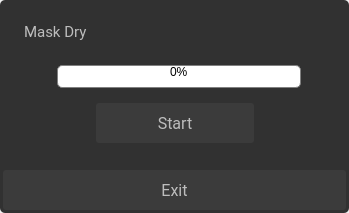
<?xml version="1.0" encoding="UTF-8"?>
<ui version="4.0">
 <class>MaskDryOptionsBasic</class>
 <widget class="QDialog" name="MaskDryOptionsBasic">
  <property name="geometry">
   <rect>
    <x>0</x>
    <y>0</y>
    <width>349</width>
    <height>213</height>
   </rect>
  </property>
  <property name="windowTitle">
   <string>Dialog</string>
  </property>
  <property name="styleSheet">
   <string notr="true"/>
  </property>
  <widget class="QLabel" name="maskDryTitle">
   <property name="geometry">
    <rect>
     <x>24</x>
     <y>16</y>
     <width>161</width>
     <height>31</height>
    </rect>
   </property>
   <property name="font">
    <font>
     <family>Roboto</family>
     <pointsize>11</pointsize>
    </font>
   </property>
   <property name="styleSheet">
    <string notr="true">color:#BDBDBD</string>
   </property>
   <property name="text">
    <string>Mask Dry</string>
   </property>
  </widget>
  <widget class="QPushButton" name="maskDryCancel">
   <property name="geometry">
    <rect>
     <x>3</x>
     <y>170</y>
     <width>343</width>
     <height>40</height>
    </rect>
   </property>
   <property name="font">
    <font>
     <family>Roboto</family>
     <pointsize>12</pointsize>
    </font>
   </property>
   <property name="focusPolicy">
    <enum>Qt::NoFocus</enum>
   </property>
   <property name="styleSheet">
    <string notr="true">QPushButton {
background-color:#3B3B3B;
color:#BDBDBD;
border:none;
border-radius:3px;
}
QPushButton:pressed {
background-color:#606060;
color:#BDBDBD;
border:none;
border-radius:3px;
}
</string>
   </property>
   <property name="text">
    <string>Exit</string>
   </property>
  </widget>
  <widget class="QPushButton" name="maskDryTestStartStop">
   <property name="geometry">
    <rect>
     <x>96</x>
     <y>103</y>
     <width>158</width>
     <height>40</height>
    </rect>
   </property>
   <property name="font">
    <font>
     <family>Roboto</family>
     <pointsize>12</pointsize>
    </font>
   </property>
   <property name="focusPolicy">
    <enum>Qt::NoFocus</enum>
   </property>
   <property name="styleSheet">
    <string notr="true">QPushButton {
background-color:#3B3B3B;
color:#BDBDBD;
border:none;
border-radius:3px;
}
QPushButton:pressed {
background-color:#606060;
color:#BDBDBD;
border:none;
border-radius:3px;
}
</string>
   </property>
   <property name="text">
    <string>Start</string>
   </property>
  </widget>
  <widget class="QWidget" name="spinnerParent" native="true">
   <property name="geometry">
    <rect>
     <x>145</x>
     <y>30</y>
     <width>60</width>
     <height>60</height>
    </rect>
   </property>
  </widget>
  <widget class="QFrame" name="frame">
   <property name="geometry">
    <rect>
     <x>0</x>
     <y>0</y>
     <width>349</width>
     <height>213</height>
    </rect>
   </property>
   <property name="styleSheet">
    <string notr="true">background-color: rgb(49, 49, 49);
border: 1px;
border-radius: 5px;</string>
   </property>
   <property name="frameShape">
    <enum>QFrame::StyledPanel</enum>
   </property>
   <property name="frameShadow">
    <enum>QFrame::Raised</enum>
   </property>
  </widget>
  <widget class="QProgressBar" name="maskDryProgressBar">
   <property name="geometry">
    <rect>
     <x>57</x>
     <y>65</y>
     <width>244</width>
     <height>23</height>
    </rect>
   </property>
   <property name="styleSheet">
    <string notr="true">QProgressBar {
    border: 1px solid grey;
    border-radius: 5px;
    text-align: centre;
}
QProgressBar::chunk {
    background-color: #1788c3;
    width: 20px;
    text-align: centre;
}
</string>
   </property>
   <property name="value">
    <number>0</number>
   </property>
   <property name="textVisible">
    <bool>true</bool>
   </property>
  </widget>
  <zorder>frame</zorder>
  <zorder>maskDryTitle</zorder>
  <zorder>maskDryCancel</zorder>
  <zorder>maskDryTestStartStop</zorder>
  <zorder>spinnerParent</zorder>
  <zorder>maskDryProgressBar</zorder>
 </widget>
 <resources/>
 <connections/>
</ui>
